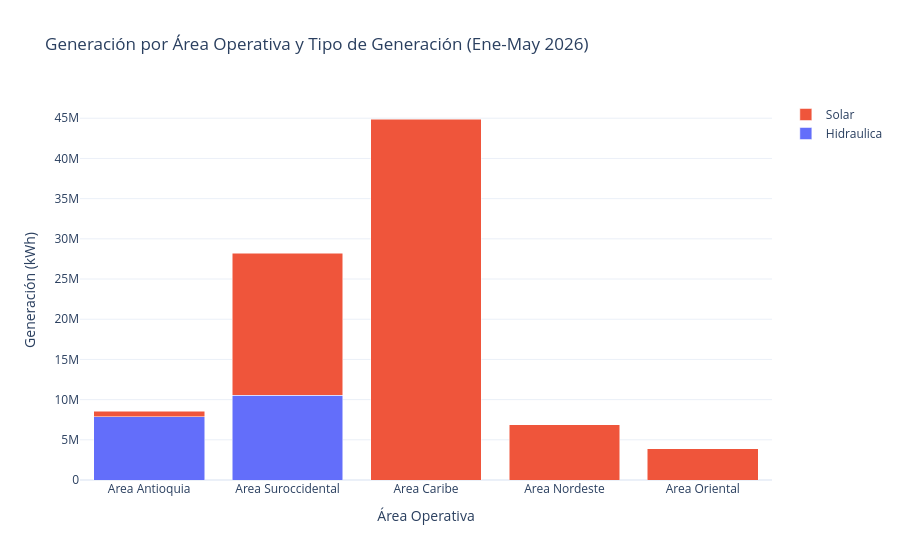

Here is the notebook cell this chart was saved with:
### Markdown cell above
#### 5. Distribución de generación por Área Operativa y Tipo de Generación (barras apiladas)

### Code cell
# Distribución por Área Operativa y Tipo de Generación
gen_area_tipo = df_gd.groupby(['NombreAreaOperativa', 'TipoGeneracion'])['Valor'].sum().reset_index()

fig5 = go.Figure()
for tipo in gen_area_tipo['TipoGeneracion'].unique():
    datos = gen_area_tipo[gen_area_tipo['TipoGeneracion'] == tipo]
    fig5.add_trace(go.Bar(x=datos['NombreAreaOperativa'], y=datos['Valor'], name=tipo))

fig5.update_layout(
    title='Generación por Área Operativa y Tipo de Generación (Ene-May 2026)',
    xaxis_title='Área Operativa',
    yaxis_title='Generación (kWh)',
    barmode='stack',
    template='plotly_white'
)
fig5.show()

### Figure 1 — Plotly figure (JSON) as saved in the notebook; plotly's stock layout.template omitted (floating-point values rounded to 4 significant figures)
{"data": [{"name": "Hidraulica", "type": "bar", "x": ["Area Antioquia", "Area Suroccidental"], "y": [7840000.0, 10550000.0]}, {"name": "Solar", "type": "bar", "x": ["Area Antioquia", "Area Caribe", "Area Nordeste", "Area Oriental", "Area Suroccidental"], "y": [685100.0, 44910000.0, 6873000.0, 3911000.0, 17670000.0]}], "layout": {"barmode": "stack", "title": {"text": "Generación por Área Operativa y Tipo de Generación (Ene-May 2026)"}, "xaxis": {"title": {"text": "Área Operativa"}}, "yaxis": {"title": {"text": "Generación (kWh)"}}}}
